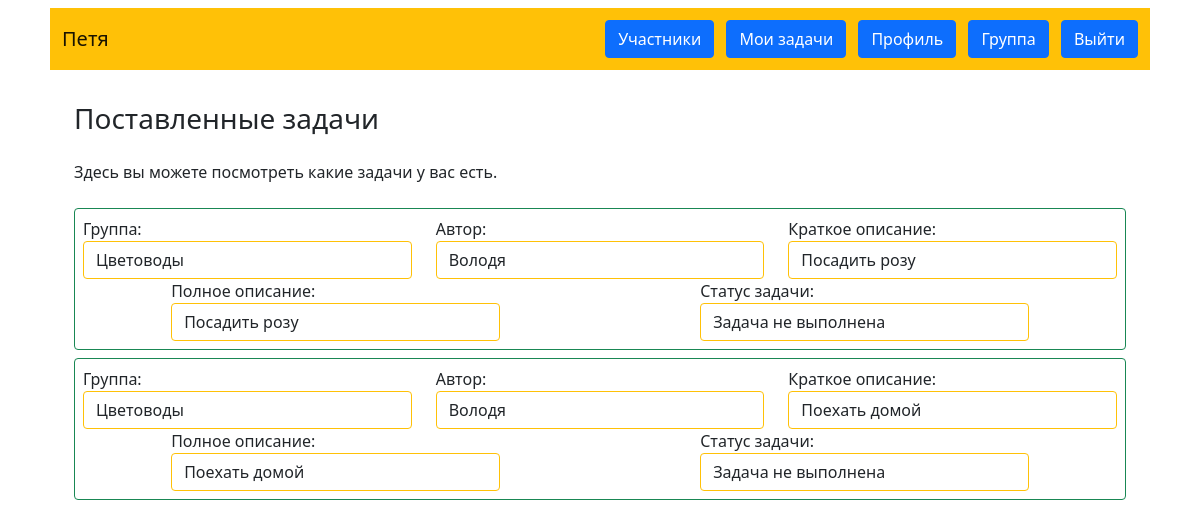
The page /my_tasks (signed in) on the database its author committed.
### data/users.py (models this page shows, shortened)
class User(SqlAlchemyBase, UserMixin, SerializerMixin):
    __tablename__ = 'Users'
    id = sqlalchemy.Column(sqlalchemy.Integer,
                           primary_key=True, autoincrement=True)
    login = sqlalchemy.Column(sqlalchemy.String, unique=True, nullable=False)
    group = sqlalchemy.Column(sqlalchemy.Integer,
                              sqlalchemy.ForeignKey("Groups.id"))
    email = sqlalchemy.Column(sqlalchemy.String,
                              index=True, unique=True, nullable=False)
    password = sqlalchemy.Column(sqlalchemy.String, nullable=True)

class Task(SqlAlchemyBase, UserMixin, SerializerMixin):
    __tablename__ = 'Tasks'
    id = sqlalchemy.Column(sqlalchemy.Integer,
                           primary_key=True, autoincrement=True)
    user_id = sqlalchemy.Column(sqlalchemy.Integer,
                                sqlalchemy.ForeignKey("Users.id"))
    author_id = sqlalchemy.Column(sqlalchemy.Integer,
                                  sqlalchemy.ForeignKey("Users.id"))
    group_id = sqlalchemy.Column(sqlalchemy.Integer,
                                 sqlalchemy.ForeignKey("Groups.id"))
    short_task = sqlalchemy.Column(sqlalchemy.String, nullable=False)
    detail_task = sqlalchemy.Column(sqlalchemy.String, unique=False)
    completed = sqlalchemy.Column(sqlalchemy.Boolean)

### data/groups.py (models this page shows)
class Group(SqlAlchemyBase):
    __tablename__ = 'Groups'
    id = sqlalchemy.Column(sqlalchemy.Integer,
                           primary_key=True, autoincrement=True)
    group_admin = sqlalchemy.Column(sqlalchemy.Integer,
                                    sqlalchemy.ForeignKey("Users.id"))
    group_name = sqlalchemy.Column(sqlalchemy.String, unique=True,
                                   nullable=False)
    description = sqlalchemy.Column(sqlalchemy.String, nullable=False)

### main.py (the view)
@app.route('/my_tasks', methods=['GET', 'POST'])
@login_required
def my_tasks():
    db_sess = db_session.create_session()
    task_list = []
    tasks = db_sess.query(Task).filter(Task.user_id == current_user.id).all()
    if tasks:
        for row in tasks:
            group = db_sess.query(Group).get(row.group_id).group_name
            author = db_sess.query(User).get(row.author_id).login
            short_task = row.short_task
            detail_task = row.detail_task
            completed = row.completed
            if completed:
                completed = 'Задача выполнена'
            else:
                completed = 'Задача не выполнена'
            cor = (group, author, short_task, detail_task, completed)
            task_list.append(cor)
        return render_template('my_tasks.html', tasks=task_list)
    return render_template('my_tasks.html', message='У вас нет задач')

### data/db_session.py (called while the page is built)
def create_session() -> Session:
    global __factory
    return __factory()

### main.py (called while the page is built)
@login_manager.user_loader
def load_user(user_id):
    db_sess = db_session.create_session()
    return db_sess.query(User).get(user_id)

### templates/my_tasks.html (shortened to what this page needs)
{% extends "base.html" %}
{% block content %}
<h3>Поставленные задачи</h3>
<p class="my-3 my-md-4">Здесь вы можете посмотреть какие задачи у вас есть.</p>
{% for descr in tasks%}
<div class="my-2 p-2 border rounded border-success">
    <div class="m4 row justify-content-around">
        <div class="col-12 col-md-4">
            <div>Группа:</div>
            <div class="form-control border border-warning">{{ descr[0] }}</div>
        </div>
        <div class="col-12 col-md-4">
            <div>Автор:</div>
            <div class="form-control border border-warning">{{ descr[1] }}</div>
        </div>
        <div class="col-12 col-md-4">
            <div>Краткое описание:</div>
            <div class="form-control border border-warning">{{ descr[2] }}</div>
        </div>
        <div class="col-12 col-md-4">
            <div>Полное описание:</div>
            <div class="form-control border border-warning">{{ descr[3] }}</div>
        </div>
        <div class="col-12 col-md-4">
            <div>Статус задачи:</div>
            <div class="form-control border border-warning">{{ descr[4] }}</div>
        </div>
    </div>
</div>
{% endfor %}
{% endblock %}

### templates/base.html (shortened to what this page needs)
<!doctype html>
<html lang="ru" xmlns="http://www.w3.org/1999/html">
<head>
    <link href="https://cdn.jsdelivr.net/npm/bootstrap@5.1.3/dist/css/bootstrap.min.css" rel="stylesheet"
>
</head>
<body>
<header class="container">
    <nav class="m-2 p-2 navbar navbar-light bg-warning">
        <div><a class="m-1 navbar-brand" href="/index">{{ current_user.login }}</a></div>
        {% if current_user.is_authenticated %}
        <div>
            <a class="m-1 btn btn-primary " href="/members/{{ current_user.group }}">Участники</a>
            <a class="m-1 btn btn-primary " href="/my_tasks">Мои задачи</a>
            <a class="m-1 btn btn-primary " href="/profile">Профиль</a>
            <a class="m-1 btn btn-primary" href="/my_groups">Группа</a>
            <a class="m-1 btn btn-primary" href="/logout">Выйти</a></div>
        {% else %}
        <div>
            <a class="m-1 btn btn-primary " href="/register">Зарегистрироваться</a>
            <a class="m-1 btn btn-success" href="/login">Войти</a>
        </div>
        {% endif %}
    </nav>
</header>
<main role="main" class="container">
    <div class="p-3 m-3">
        {% block content %}{% endblock %}
    </div>
</main>
</body>
</html>

### rows shown on the page
User: login "Петя"
Group: group_name "Цветоводы" "Цветоводы"
User: login "Володя" "Володя"
Task: short_task "Посадить розу", detail_task "Посадить розу"
Task: short_task "Поехать домой", detail_task "Поехать домой"

### other values the page prints
{{ descr[4] }} "Задача не выполнена" "Задача не выполнена"
